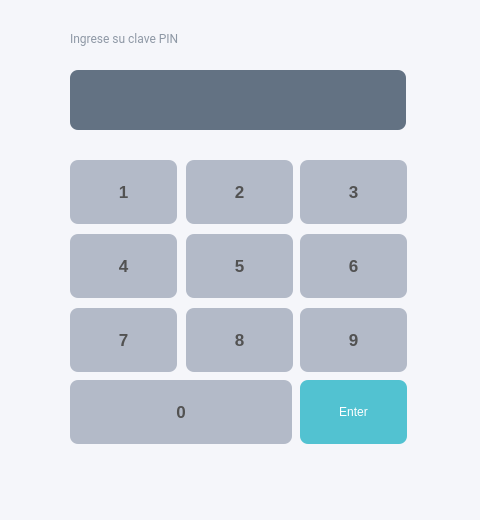
<?xml version="1.0" encoding="UTF-8"?>
<ui version="4.0">
 <class>KeypadWidget</class>
 <widget class="QWidget" name="KeypadWidget">
  <property name="geometry">
   <rect>
    <x>0</x>
    <y>0</y>
    <width>480</width>
    <height>520</height>
   </rect>
  </property>
  <property name="minimumSize">
   <size>
    <width>480</width>
    <height>520</height>
   </size>
  </property>
  <property name="windowTitle">
   <string>Form</string>
  </property>
  <property name="styleSheet">
   <string notr="true"/>
  </property>
  <widget class="QWidget" name="numpad" native="true">
   <property name="geometry">
    <rect>
     <x>10</x>
     <y>130</y>
     <width>462</width>
     <height>375</height>
    </rect>
   </property>
   <property name="minimumSize">
    <size>
     <width>0</width>
     <height>350</height>
    </size>
   </property>
   <widget class="QPushButton" name="btn_1">
    <property name="geometry">
     <rect>
      <x>60</x>
      <y>30</y>
      <width>107</width>
      <height>64</height>
     </rect>
    </property>
    <property name="minimumSize">
     <size>
      <width>107</width>
      <height>64</height>
     </size>
    </property>
    <property name="maximumSize">
     <size>
      <width>128</width>
      <height>64</height>
     </size>
    </property>
    <property name="styleSheet">
     <string notr="true">background: #B3BAC8;
border: none;
border-radius: 8px;
color: #525252;
font-weight: bold;
font-size: 17px;</string>
    </property>
    <property name="text">
     <string>1</string>
    </property>
   </widget>
   <widget class="QPushButton" name="btn_2">
    <property name="geometry">
     <rect>
      <x>176</x>
      <y>30</y>
      <width>107</width>
      <height>64</height>
     </rect>
    </property>
    <property name="minimumSize">
     <size>
      <width>107</width>
      <height>64</height>
     </size>
    </property>
    <property name="maximumSize">
     <size>
      <width>128</width>
      <height>64</height>
     </size>
    </property>
    <property name="styleSheet">
     <string notr="true">background: #B3BAC8;
border: none;
border-radius: 8px;
color: #525252;
font-weight: bold;
font-size: 17px;</string>
    </property>
    <property name="text">
     <string>2</string>
    </property>
   </widget>
   <widget class="QPushButton" name="btn_3">
    <property name="geometry">
     <rect>
      <x>290</x>
      <y>30</y>
      <width>107</width>
      <height>64</height>
     </rect>
    </property>
    <property name="minimumSize">
     <size>
      <width>107</width>
      <height>64</height>
     </size>
    </property>
    <property name="maximumSize">
     <size>
      <width>128</width>
      <height>64</height>
     </size>
    </property>
    <property name="styleSheet">
     <string notr="true">background: #B3BAC8;
border: none;
border-radius: 8px;
color: #525252;
font-weight: bold;
font-size: 17px;

</string>
    </property>
    <property name="text">
     <string>3</string>
    </property>
   </widget>
   <widget class="QPushButton" name="btn_4">
    <property name="geometry">
     <rect>
      <x>60</x>
      <y>104</y>
      <width>107</width>
      <height>64</height>
     </rect>
    </property>
    <property name="minimumSize">
     <size>
      <width>107</width>
      <height>64</height>
     </size>
    </property>
    <property name="maximumSize">
     <size>
      <width>128</width>
      <height>64</height>
     </size>
    </property>
    <property name="styleSheet">
     <string notr="true">background: #B3BAC8;
border: none;
border-radius: 8px;
color: #525252;
font-weight: bold;
font-size: 17px;</string>
    </property>
    <property name="text">
     <string>4</string>
    </property>
   </widget>
   <widget class="QPushButton" name="btn_5">
    <property name="geometry">
     <rect>
      <x>176</x>
      <y>104</y>
      <width>107</width>
      <height>64</height>
     </rect>
    </property>
    <property name="minimumSize">
     <size>
      <width>107</width>
      <height>64</height>
     </size>
    </property>
    <property name="maximumSize">
     <size>
      <width>128</width>
      <height>64</height>
     </size>
    </property>
    <property name="styleSheet">
     <string notr="true">background: #B3BAC8;
border: none;
border-radius: 8px;
color: #525252;
font-weight: bold;
font-size: 17px;</string>
    </property>
    <property name="text">
     <string>5</string>
    </property>
   </widget>
   <widget class="QPushButton" name="btn_6">
    <property name="geometry">
     <rect>
      <x>290</x>
      <y>104</y>
      <width>107</width>
      <height>64</height>
     </rect>
    </property>
    <property name="minimumSize">
     <size>
      <width>107</width>
      <height>64</height>
     </size>
    </property>
    <property name="maximumSize">
     <size>
      <width>128</width>
      <height>64</height>
     </size>
    </property>
    <property name="styleSheet">
     <string notr="true">background: #B3BAC8;
border: none;
border-radius: 8px;
color: #525252;
font-weight: bold;
font-size: 17px;</string>
    </property>
    <property name="text">
     <string>6</string>
    </property>
   </widget>
   <widget class="QPushButton" name="btn_7">
    <property name="geometry">
     <rect>
      <x>60</x>
      <y>178</y>
      <width>107</width>
      <height>64</height>
     </rect>
    </property>
    <property name="minimumSize">
     <size>
      <width>107</width>
      <height>64</height>
     </size>
    </property>
    <property name="maximumSize">
     <size>
      <width>128</width>
      <height>64</height>
     </size>
    </property>
    <property name="styleSheet">
     <string notr="true">background: #B3BAC8;
border: none;
border-radius: 8px;
color: #525252;
font-weight: bold;
font-size: 17px;</string>
    </property>
    <property name="text">
     <string>7</string>
    </property>
   </widget>
   <widget class="QPushButton" name="btn_8">
    <property name="geometry">
     <rect>
      <x>176</x>
      <y>178</y>
      <width>107</width>
      <height>64</height>
     </rect>
    </property>
    <property name="minimumSize">
     <size>
      <width>107</width>
      <height>64</height>
     </size>
    </property>
    <property name="maximumSize">
     <size>
      <width>128</width>
      <height>64</height>
     </size>
    </property>
    <property name="styleSheet">
     <string notr="true">background: #B3BAC8;
border: none;
border-radius: 8px;
color: #525252;
font-weight: bold;
font-size: 17px;</string>
    </property>
    <property name="text">
     <string>8</string>
    </property>
   </widget>
   <widget class="QPushButton" name="btn_9">
    <property name="geometry">
     <rect>
      <x>290</x>
      <y>178</y>
      <width>107</width>
      <height>64</height>
     </rect>
    </property>
    <property name="minimumSize">
     <size>
      <width>107</width>
      <height>64</height>
     </size>
    </property>
    <property name="maximumSize">
     <size>
      <width>128</width>
      <height>64</height>
     </size>
    </property>
    <property name="styleSheet">
     <string notr="true">background: #B3BAC8;
border: none;
border-radius: 8px;
color: #525252;
font-weight: bold;
font-size: 17px;</string>
    </property>
    <property name="text">
     <string>9</string>
    </property>
   </widget>
   <widget class="QPushButton" name="btn_0">
    <property name="geometry">
     <rect>
      <x>60</x>
      <y>250</y>
      <width>222</width>
      <height>64</height>
     </rect>
    </property>
    <property name="minimumSize">
     <size>
      <width>222</width>
      <height>64</height>
     </size>
    </property>
    <property name="maximumSize">
     <size>
      <width>128</width>
      <height>64</height>
     </size>
    </property>
    <property name="styleSheet">
     <string notr="true">background: #B3BAC8;
border: none;
border-radius: 8px;
color: #525252;
font-weight: bold;
font-size: 17px;
</string>
    </property>
    <property name="text">
     <string>0</string>
    </property>
   </widget>
  </widget>
  <widget class="QLineEdit" name="line_numeros_ingresados">
   <property name="geometry">
    <rect>
     <x>70</x>
     <y>70</y>
     <width>336</width>
     <height>60</height>
    </rect>
   </property>
   <property name="minimumSize">
    <size>
     <width>0</width>
     <height>51</height>
    </size>
   </property>
   <property name="styleSheet">
    <string notr="true">border: none;
border-radius: 8px;
background: #637283;
</string>
   </property>
   <property name="echoMode">
    <enum>QLineEdit::Normal</enum>
   </property>
   <property name="clearButtonEnabled">
    <bool>true</bool>
   </property>
  </widget>
  <widget class="QLabel" name="label">
   <property name="geometry">
    <rect>
     <x>70</x>
     <y>30</y>
     <width>181</width>
     <height>16</height>
    </rect>
   </property>
   <property name="font">
    <font>
     <family>Roboto</family>
    </font>
   </property>
   <property name="styleSheet">
    <string notr="true">color: #8E98A5;
background: none;
border: none;</string>
   </property>
   <property name="text">
    <string>Ingrese su clave PIN</string>
   </property>
  </widget>
  <widget class="QLabel" name="label_2">
   <property name="geometry">
    <rect>
     <x>0</x>
     <y>0</y>
     <width>481</width>
     <height>521</height>
    </rect>
   </property>
   <property name="styleSheet">
    <string notr="true">background: #F5F6FA;</string>
   </property>
   <property name="text">
    <string/>
   </property>
  </widget>
  <widget class="QPushButton" name="btn_entrar">
   <property name="geometry">
    <rect>
     <x>300</x>
     <y>380</y>
     <width>107</width>
     <height>64</height>
    </rect>
   </property>
   <property name="minimumSize">
    <size>
     <width>107</width>
     <height>64</height>
    </size>
   </property>
   <property name="maximumSize">
    <size>
     <width>128</width>
     <height>64</height>
    </size>
   </property>
   <property name="styleSheet">
    <string notr="true">background: #52C2D1;
border: none;
color: white;
border-radius: 8px;</string>
   </property>
   <property name="text">
    <string>Enter</string>
   </property>
  </widget>
  <zorder>label_2</zorder>
  <zorder>numpad</zorder>
  <zorder>line_numeros_ingresados</zorder>
  <zorder>label</zorder>
  <zorder>btn_entrar</zorder>
 </widget>
 <tabstops>
  <tabstop>btn_1</tabstop>
  <tabstop>btn_2</tabstop>
  <tabstop>btn_3</tabstop>
  <tabstop>btn_4</tabstop>
  <tabstop>btn_5</tabstop>
  <tabstop>btn_6</tabstop>
  <tabstop>btn_7</tabstop>
  <tabstop>btn_8</tabstop>
  <tabstop>btn_9</tabstop>
  <tabstop>btn_entrar</tabstop>
 </tabstops>
 <resources/>
 <connections/>
</ui>
